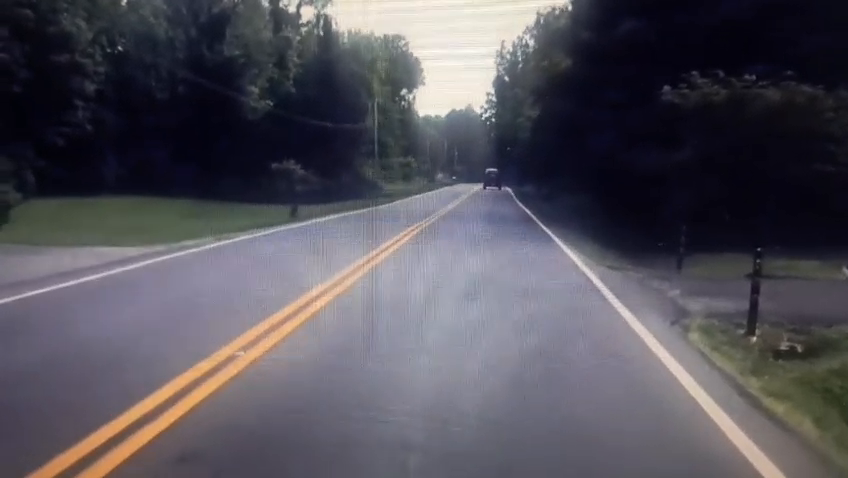
#> input picture frame 45 of lanedetection.mp4, 848 x 478 px
$ python lanedetect.py
#> lines starting #> are read from the running program, lines starting #| are printed output that depends on the picture; after the words box and inside, x2 and y2 are one past the last pixel; in counts of white or black regions, pixels touching at a corner belong together
import cv2
import numpy as np

cap = cv2.VideoCapture("lanedetection.mp4")

def region_of_interest(img):
    height = img.shape[0]
    width = img.shape[1]

    mask = np.zeros_like(img)

    polygon = np.array([[
        (0, height),
        (width, height),
        (width//2, height//2)
    ]], np.int32)

    cv2.fillPoly(mask, polygon, 255)

    masked_image = cv2.bitwise_and(img, mask)

    return masked_image


while cap.isOpened():

    ret, frame = cap.read()
#> frame is the input picture: shape (478, 848, 3); mean B, G, R 90.3, 81.8, 84.4
    if not ret:
        break

    gray = cv2.cvtColor(frame, cv2.COLOR_BGR2GRAY)
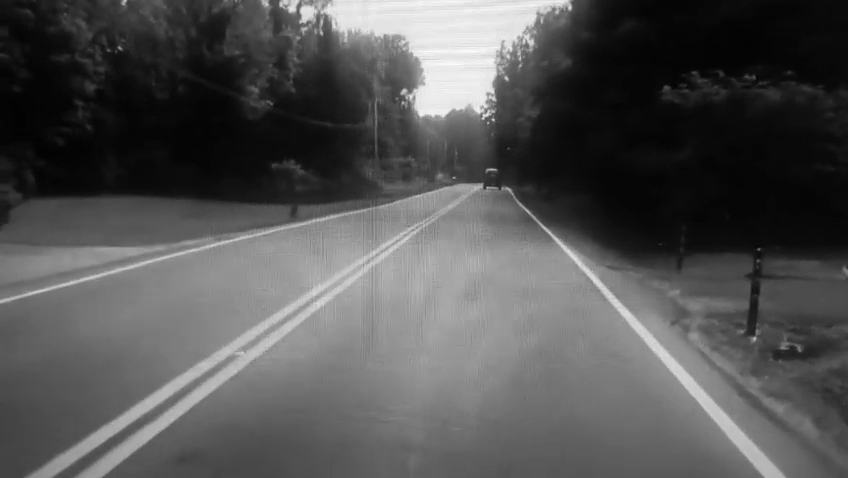
#> gray: shape (478, 848); min 1, max 254, mean 83.5

    blur = cv2.GaussianBlur(gray, (5,5), 0)

    edges = cv2.Canny(blur, 50, 150)
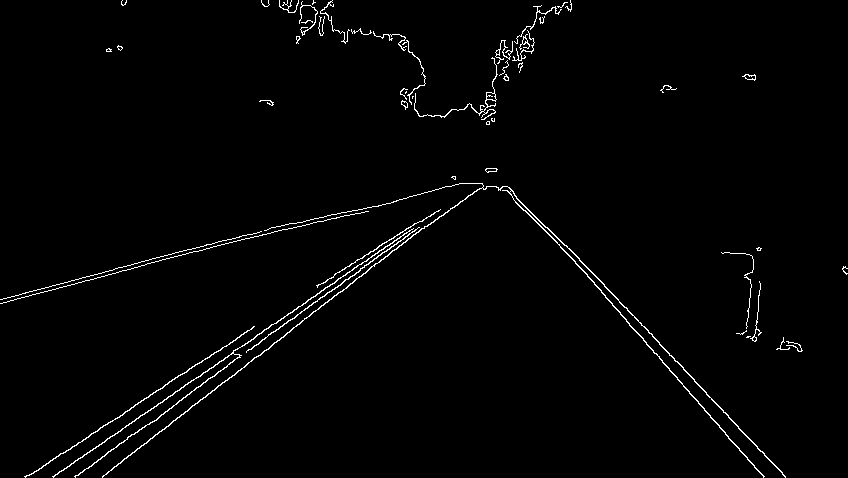
#> edges: shape (478, 848); 1.6% white in thin lines or dots

    cropped_edges = region_of_interest(edges)
#> in region_of_interest, `cv2.fillPoly(mask, polygon, 255)`:
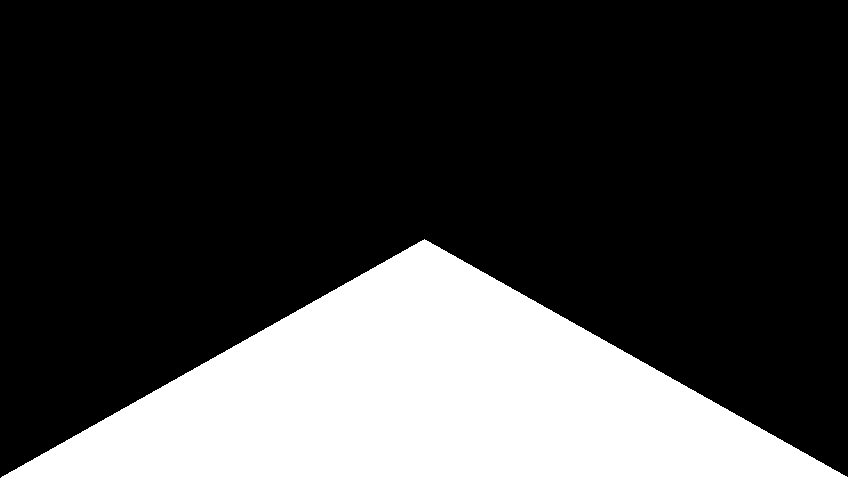
#> mask: shape (478, 848); 25% white; 1 white region, box (x1, y1, x2, y2) and area: (1, 239, 848, 478) 101521
#> in region_of_interest, `masked_image = cv2.bitwise_and(img, mask)`:
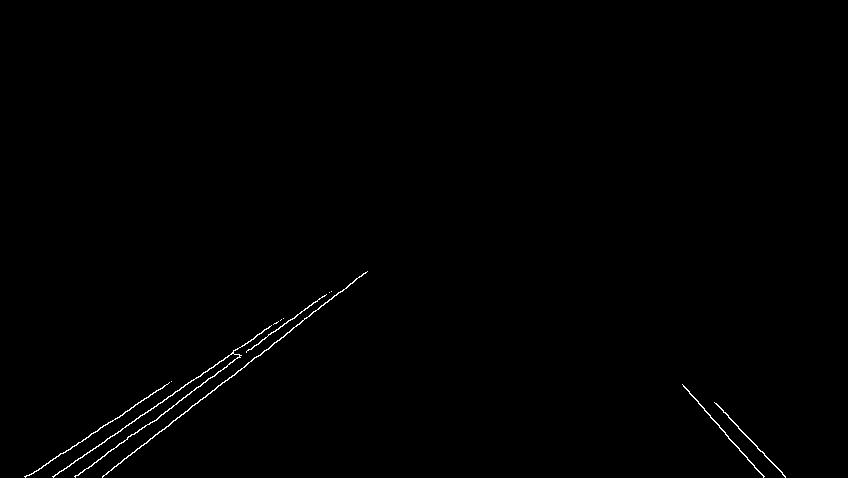
#> masked_image: shape (478, 848); 0.45% white in thin lines or dots, all inside (x1, y1, x2, y2) = (24, 271, 786, 478)

    lines = cv2.HoughLinesP(
        cropped_edges,
        1,
        np.pi/180,
        50,
        minLineLength=80,
        maxLineGap=50
    )
#> lines = [[75, 476, 329, 292], [53, 477, 266, 328], [102, 476, 356, 278], [102, 477, 365, 272], [104, 442, 278, 321], [25, 477, 163, 387], [683, 386, 764, 476], [685, 387, 763, 476]]

    if lines is not None:
        for line in lines:
            x1,y1,x2,y2 = line[0]

            # Filter almost horizontal lines
            if abs(y2 - y1) > 20:
                cv2.line(frame,(x1,y1),(x2,y2),(0,255,0),3)
#> this loop made 8 passes
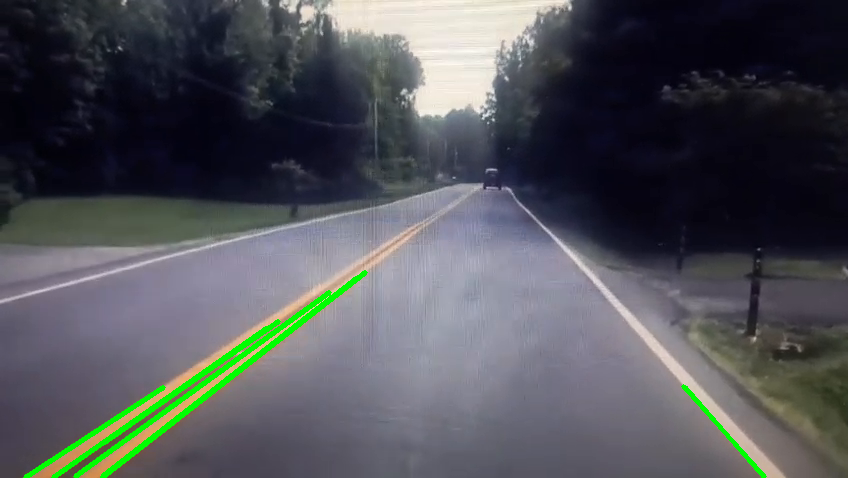
#> frame: shape (478, 848, 3); 1.65% of pixels changed, all inside (x1, y1, x2, y2) = (23, 270, 767, 478)

    cv2.imshow("Lane Detection", frame)

    if cv2.waitKey(25) & 0xFF == 27:
#> (key Esc is pressed here)
        break

cap.release()
cv2.destroyAllWindows()

$ run again, starting later in the video
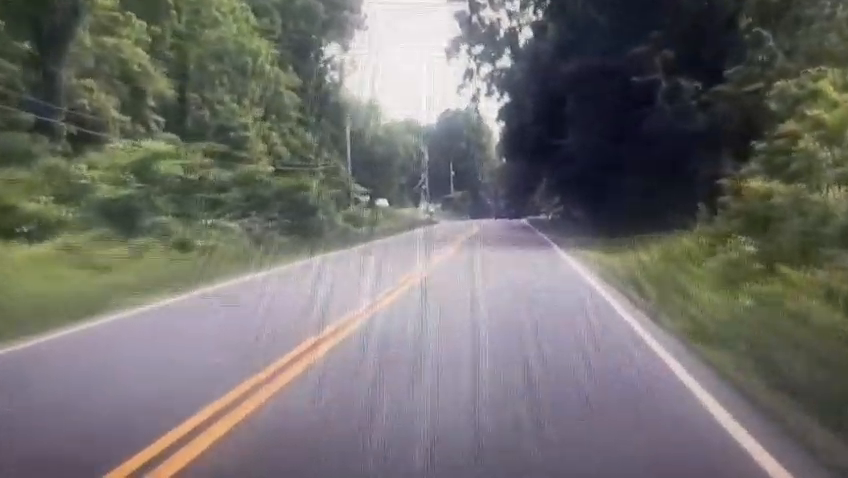
#> input picture frame 205 of lanedetection.mp4, 848 x 478 px
#> frame is the input picture: shape (478, 848, 3); mean B, G, R 108.5, 110.9, 112.6
#> `edges = cv2.Canny(blur, 50, 150)`:
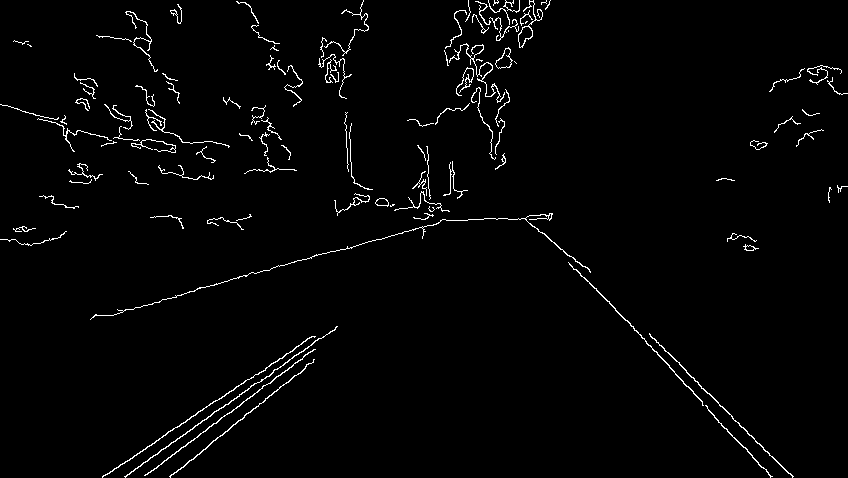
#> edges: shape (478, 848); 2% white in thin lines or dots
#> mask: shape (478, 848); 25% white; 1 white region, box (x1, y1, x2, y2) and area: (1, 239, 848, 478) 101521
#> masked_image: shape (478, 848); 0.38% white in thin lines or dots, all inside (x1, y1, x2, y2) = (102, 326, 794, 478)
#> lines = [[170, 476, 313, 361], [124, 476, 335, 328], [147, 474, 313, 349], [107, 474, 312, 336], [161, 449, 336, 326], [102, 477, 311, 336], [686, 386, 770, 476], [144, 475, 305, 354], [170, 477, 313, 362]]
#> the loop `for line in lines:` made 9 passes
#> after the loop `for line in lines:`:
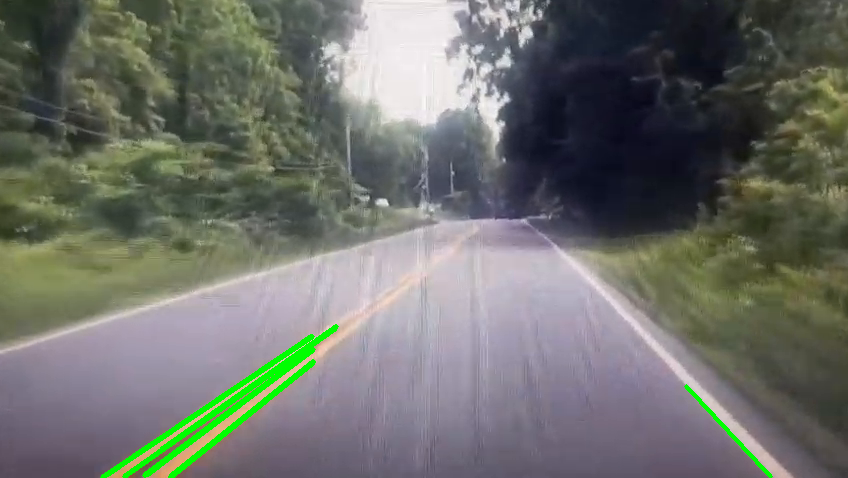
#> frame: shape (478, 848, 3); 1.46% of pixels changed, all inside (x1, y1, x2, y2) = (100, 324, 773, 478)

$ run again, starting later in the video
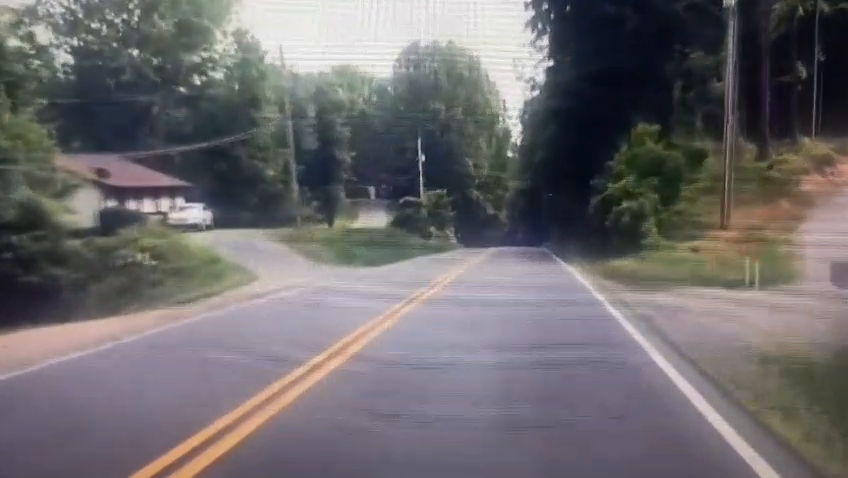
#> input picture frame 364 of lanedetection.mp4, 848 x 478 px
#> frame is the input picture: shape (478, 848, 3); mean B, G, R 108.7, 106.2, 109.1
#> `edges = cv2.Canny(blur, 50, 150)`:
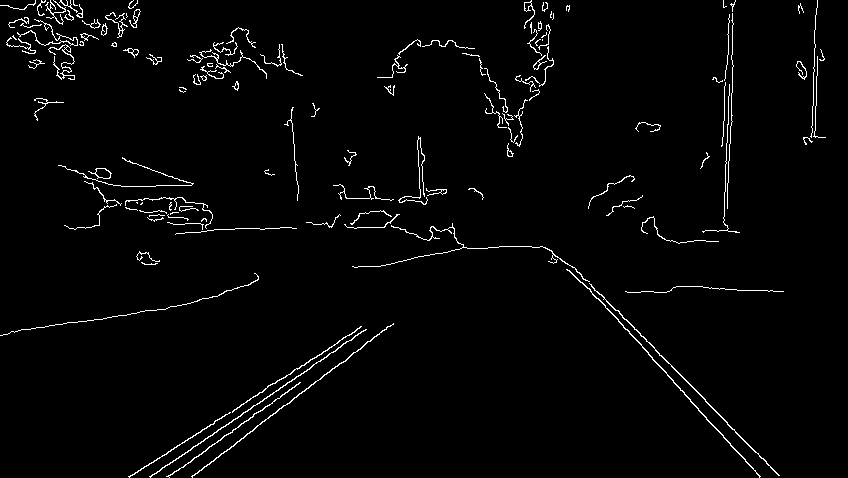
#> edges: shape (478, 848); 2.3% white in thin lines or dots
#> mask: shape (478, 848); 25% white; 1 white region, box (x1, y1, x2, y2) and area: (1, 239, 848, 478) 101521
#> masked_image: shape (478, 848); 0.43% white in thin lines or dots, all inside (x1, y1, x2, y2) = (128, 239, 780, 478)
#> lines = 13 rows, first 6: [129, 476, 361, 326], [149, 476, 365, 330], [191, 476, 393, 324], [129, 477, 360, 327], [257, 425, 390, 325], [169, 477, 300, 382]
#> the loop `for line in lines:` made 13 passes
#> after the loop `for line in lines:`:
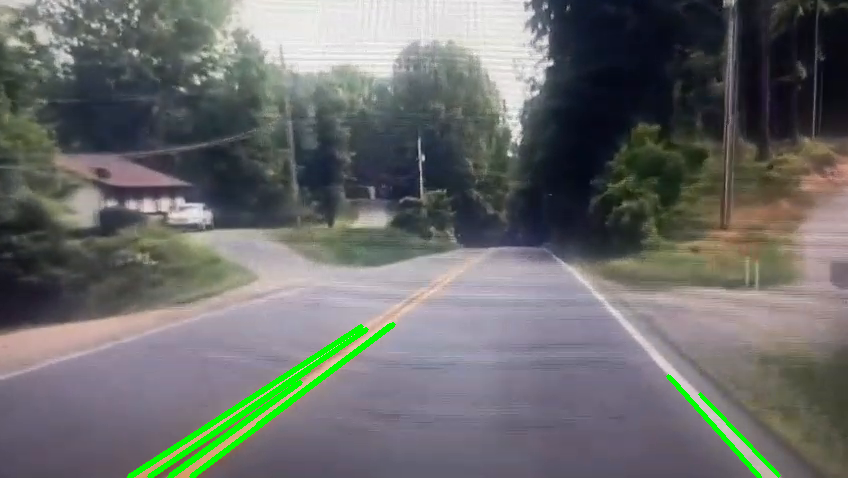
#> frame: shape (478, 848, 3); 1.69% of pixels changed, all inside (x1, y1, x2, y2) = (127, 322, 781, 478)
